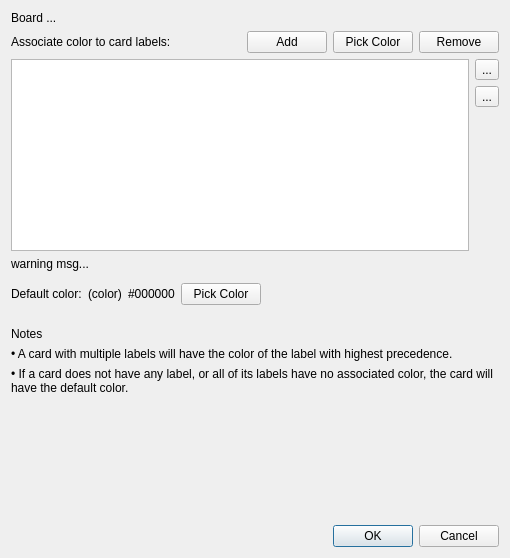
<?xml version="1.0" encoding="UTF-8"?>
<ui version="4.0">
 <class>DialogBoardCardColors</class>
 <widget class="QDialog" name="DialogBoardCardColors">
  <property name="geometry">
   <rect>
    <x>0</x>
    <y>0</y>
    <width>510</width>
    <height>558</height>
   </rect>
  </property>
  <property name="windowTitle">
   <string>Dialog</string>
  </property>
  <layout class="QVBoxLayout" name="verticalLayout_2">
   <item>
    <widget class="QLabel" name="labelTitle">
     <property name="text">
      <string>Board ...</string>
     </property>
    </widget>
   </item>
   <item>
    <layout class="QHBoxLayout" name="horizontalLayout">
     <item>
      <widget class="QLabel" name="label">
       <property name="text">
        <string>Associate color to card labels:</string>
       </property>
      </widget>
     </item>
     <item>
      <spacer name="horizontalSpacer_2">
       <property name="orientation">
        <enum>Qt::Horizontal</enum>
       </property>
       <property name="sizeHint" stdset="0">
        <size>
         <width>40</width>
         <height>20</height>
        </size>
       </property>
      </spacer>
     </item>
     <item>
      <widget class="QPushButton" name="buttonAdd">
       <property name="text">
        <string>Add</string>
       </property>
      </widget>
     </item>
     <item>
      <widget class="QPushButton" name="buttonPickColor">
       <property name="text">
        <string>Pick Color</string>
       </property>
      </widget>
     </item>
     <item>
      <widget class="QPushButton" name="buttonRemove">
       <property name="text">
        <string>Remove</string>
       </property>
      </widget>
     </item>
    </layout>
   </item>
   <item>
    <layout class="QHBoxLayout" name="horizontalLayout_3">
     <item>
      <widget class="QTableWidget" name="tableWidget"/>
     </item>
     <item>
      <layout class="QVBoxLayout" name="verticalLayout">
       <item>
        <widget class="QToolButton" name="buttonUp">
         <property name="text">
          <string>...</string>
         </property>
        </widget>
       </item>
       <item>
        <widget class="QToolButton" name="buttonDown">
         <property name="text">
          <string>...</string>
         </property>
        </widget>
       </item>
       <item>
        <spacer name="verticalSpacer_4">
         <property name="orientation">
          <enum>Qt::Vertical</enum>
         </property>
         <property name="sizeHint" stdset="0">
          <size>
           <width>20</width>
           <height>40</height>
          </size>
         </property>
        </spacer>
       </item>
      </layout>
     </item>
    </layout>
   </item>
   <item>
    <widget class="QLabel" name="labelWarningMsg">
     <property name="text">
      <string>warning msg...</string>
     </property>
    </widget>
   </item>
   <item>
    <spacer name="verticalSpacer">
     <property name="orientation">
      <enum>Qt::Vertical</enum>
     </property>
     <property name="sizeType">
      <enum>QSizePolicy::Fixed</enum>
     </property>
     <property name="sizeHint" stdset="0">
      <size>
       <width>20</width>
       <height>6</height>
      </size>
     </property>
    </spacer>
   </item>
   <item>
    <layout class="QHBoxLayout" name="horizontalLayout_2">
     <item>
      <widget class="QLabel" name="label_2">
       <property name="text">
        <string>Default color:</string>
       </property>
      </widget>
     </item>
     <item>
      <widget class="QLabel" name="labelDefaultColor">
       <property name="text">
        <string>(color)</string>
       </property>
      </widget>
     </item>
     <item>
      <widget class="QLabel" name="labelDefaultColorHex">
       <property name="text">
        <string>#000000</string>
       </property>
      </widget>
     </item>
     <item>
      <widget class="QPushButton" name="buttonEditDefaultColor">
       <property name="text">
        <string>Pick Color</string>
       </property>
      </widget>
     </item>
     <item>
      <spacer name="horizontalSpacer">
       <property name="orientation">
        <enum>Qt::Horizontal</enum>
       </property>
       <property name="sizeHint" stdset="0">
        <size>
         <width>40</width>
         <height>20</height>
        </size>
       </property>
      </spacer>
     </item>
    </layout>
   </item>
   <item>
    <spacer name="verticalSpacer_2">
     <property name="orientation">
      <enum>Qt::Vertical</enum>
     </property>
     <property name="sizeType">
      <enum>QSizePolicy::Fixed</enum>
     </property>
     <property name="sizeHint" stdset="0">
      <size>
       <width>10</width>
       <height>16</height>
      </size>
     </property>
    </spacer>
   </item>
   <item>
    <widget class="QLabel" name="label_5">
     <property name="text">
      <string>Notes</string>
     </property>
    </widget>
   </item>
   <item>
    <widget class="QLabel" name="label_3">
     <property name="text">
      <string>• A card with multiple labels will have the color of the label with highest precedence.</string>
     </property>
     <property name="wordWrap">
      <bool>true</bool>
     </property>
    </widget>
   </item>
   <item>
    <widget class="QLabel" name="label_4">
     <property name="text">
      <string>• If a card does not have any label, or all of its labels have no associated color, the card will have the default color.</string>
     </property>
     <property name="wordWrap">
      <bool>true</bool>
     </property>
    </widget>
   </item>
   <item>
    <spacer name="verticalSpacer_3">
     <property name="orientation">
      <enum>Qt::Vertical</enum>
     </property>
     <property name="sizeType">
      <enum>QSizePolicy::Expanding</enum>
     </property>
     <property name="sizeHint" stdset="0">
      <size>
       <width>20</width>
       <height>106</height>
      </size>
     </property>
    </spacer>
   </item>
   <item>
    <widget class="QDialogButtonBox" name="buttonBox">
     <property name="orientation">
      <enum>Qt::Horizontal</enum>
     </property>
     <property name="standardButtons">
      <set>QDialogButtonBox::Cancel|QDialogButtonBox::Ok</set>
     </property>
    </widget>
   </item>
  </layout>
 </widget>
 <resources/>
 <connections>
  <connection>
   <sender>buttonBox</sender>
   <signal>accepted()</signal>
   <receiver>DialogBoardCardColors</receiver>
   <slot>accept()</slot>
   <hints>
    <hint type="sourcelabel">
     <x>248</x>
     <y>254</y>
    </hint>
    <hint type="destinationlabel">
     <x>157</x>
     <y>274</y>
    </hint>
   </hints>
  </connection>
  <connection>
   <sender>buttonBox</sender>
   <signal>rejected()</signal>
   <receiver>DialogBoardCardColors</receiver>
   <slot>reject()</slot>
   <hints>
    <hint type="sourcelabel">
     <x>316</x>
     <y>260</y>
    </hint>
    <hint type="destinationlabel">
     <x>286</x>
     <y>274</y>
    </hint>
   </hints>
  </connection>
 </connections>
</ui>
